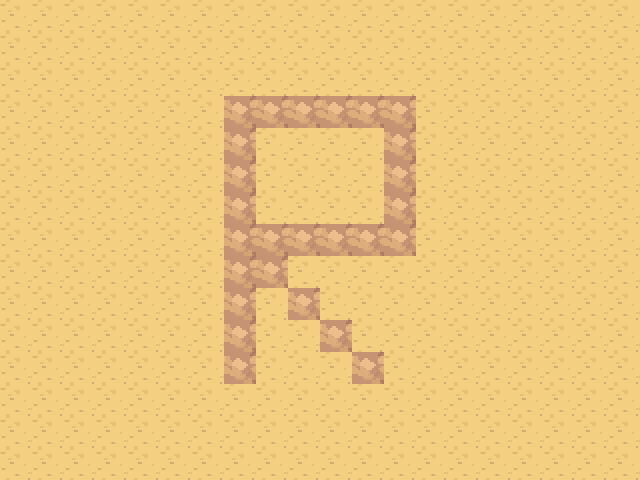

A 2D game scene composited from a Tiled map and its tileset images. What follows is a short description and the map's XML, with every tile layer's data as written:
An orthogonal 20x15 tile map with 32x32 px tiles, 1 tile layer (lower).

<map version="1.10" tiledversion="1.10.2" orientation="orthogonal" renderorder="right-down" compressionlevel="0" width="20" height="15" tilewidth="32" tileheight="32" infinite="0" nextlayerid="4" nextobjectid="1">
 <tileset firstgid="1" source="routes-78.tsx" />
 <layer id="1" name="lower" width="20" height="15">
  <data encoding="csv">
2,2,2,2,2,2,2,2,2,2,2,2,2,2,2,2,2,2,2,2,
2,2,2,2,2,2,2,2,2,2,2,2,2,2,2,2,2,2,2,2,
2,2,2,2,2,2,2,2,2,2,2,2,2,2,2,2,2,2,2,2,
2,2,2,2,2,2,2,1,1,1,1,1,1,2,2,2,2,2,2,2,
2,2,2,2,2,2,2,1,2,2,2,2,1,2,2,2,2,2,2,2,
2,2,2,2,2,2,2,1,2,2,2,2,1,2,2,2,2,2,2,2,
2,2,2,2,2,2,2,1,2,2,2,2,1,2,2,2,2,2,2,2,
2,2,2,2,2,2,2,1,1,1,1,1,1,2,2,2,2,2,2,2,
2,2,2,2,2,2,2,1,1,2,2,2,2,2,2,2,2,2,2,2,
2,2,2,2,2,2,2,1,2,1,2,2,2,2,2,2,2,2,2,2,
2,2,2,2,2,2,2,1,2,2,1,2,2,2,2,2,2,2,2,2,
2,2,2,2,2,2,2,1,2,2,2,1,2,2,2,2,2,2,2,2,
2,2,2,2,2,2,2,2,2,2,2,2,2,2,2,2,2,2,2,2,
2,2,2,2,2,2,2,2,2,2,2,2,2,2,2,2,2,2,2,2,
2,2,2,2,2,2,2,2,2,2,2,2,2,2,2,2,2,2,2,2
  </data>
 </layer>
 <objectgroup id="2" name="events" />
</map>
